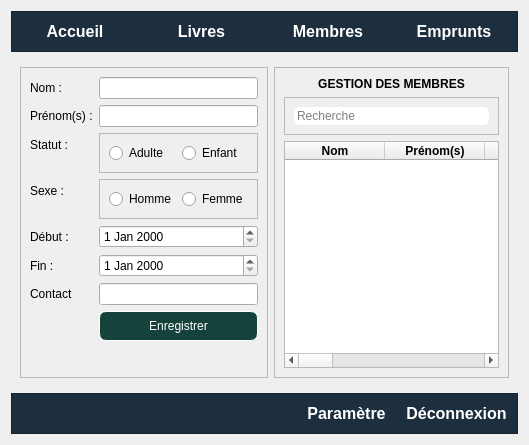
<?xml version="1.0" encoding="UTF-8"?>
<ui version="4.0">
 <class>App</class>
 <widget class="QWidget" name="App">
  <property name="geometry">
   <rect>
    <x>0</x>
    <y>0</y>
    <width>529</width>
    <height>445</height>
   </rect>
  </property>
  <property name="windowTitle">
   <string>Form</string>
  </property>
  <layout class="QVBoxLayout" name="verticalLayout">
   <item>
    <widget class="QFrame" name="frame">
     <property name="autoFillBackground">
      <bool>false</bool>
     </property>
     <property name="styleSheet">
      <string notr="true">QFrame{
	background-color: rgb(29, 46, 62);
}
QPushButton{
	padding: 10px 10px;
	border:none;
	color:white;
}
QPushButton:hover{
	background-color: rgb(45, 66, 75);
}
QPushButton:focus{
	background-color:#00CCDD;
}</string>
     </property>
     <property name="frameShape">
      <enum>QFrame::Shape::StyledPanel</enum>
     </property>
     <property name="frameShadow">
      <enum>QFrame::Shadow::Raised</enum>
     </property>
     <layout class="QHBoxLayout" name="horizontalLayout" stretch="0,0,0,0">
      <property name="spacing">
       <number>0</number>
      </property>
      <property name="leftMargin">
       <number>0</number>
      </property>
      <property name="topMargin">
       <number>0</number>
      </property>
      <property name="rightMargin">
       <number>0</number>
      </property>
      <property name="bottomMargin">
       <number>0</number>
      </property>
      <item>
       <widget class="QPushButton" name="btnAccueil">
        <property name="font">
         <font>
          <pointsize>12</pointsize>
          <bold>true</bold>
         </font>
        </property>
        <property name="cursor">
         <cursorShape>PointingHandCursor</cursorShape>
        </property>
        <property name="text">
         <string>Accueil</string>
        </property>
       </widget>
      </item>
      <item>
       <widget class="QPushButton" name="btnLivre">
        <property name="font">
         <font>
          <pointsize>12</pointsize>
          <bold>true</bold>
         </font>
        </property>
        <property name="cursor">
         <cursorShape>PointingHandCursor</cursorShape>
        </property>
        <property name="styleSheet">
         <string notr="true"/>
        </property>
        <property name="text">
         <string>Livres</string>
        </property>
       </widget>
      </item>
      <item>
       <widget class="QPushButton" name="btnMembre">
        <property name="font">
         <font>
          <pointsize>12</pointsize>
          <bold>true</bold>
         </font>
        </property>
        <property name="cursor">
         <cursorShape>PointingHandCursor</cursorShape>
        </property>
        <property name="text">
         <string>Membres</string>
        </property>
       </widget>
      </item>
      <item>
       <widget class="QPushButton" name="btnEmprunt">
        <property name="font">
         <font>
          <pointsize>12</pointsize>
          <bold>true</bold>
         </font>
        </property>
        <property name="cursor">
         <cursorShape>PointingHandCursor</cursorShape>
        </property>
        <property name="text">
         <string>Emprunts</string>
        </property>
       </widget>
      </item>
     </layout>
    </widget>
   </item>
   <item>
    <widget class="QStackedWidget" name="stackedWidget">
     <property name="currentIndex">
      <number>2</number>
     </property>
     <widget class="QWidget" name="pageAccueil">
      <layout class="QVBoxLayout" name="verticalLayout_6">
       <item>
        <widget class="QFrame" name="frame_9">
         <property name="frameShape">
          <enum>QFrame::Shape::StyledPanel</enum>
         </property>
         <property name="frameShadow">
          <enum>QFrame::Shadow::Raised</enum>
         </property>
         <layout class="QVBoxLayout" name="verticalLayout_7">
          <item>
           <widget class="QLabel" name="label_3">
            <property name="font">
             <font>
              <pointsize>12</pointsize>
              <bold>true</bold>
             </font>
            </property>
            <property name="text">
             <string>&quot;Tenin'Andriamanitra&quot;</string>
            </property>
           </widget>
          </item>
         </layout>
        </widget>
       </item>
       <item>
        <widget class="QCalendarWidget" name="calendarWidget"/>
       </item>
       <item>
        <widget class="QFrame" name="frame_10">
         <property name="frameShape">
          <enum>QFrame::Shape::StyledPanel</enum>
         </property>
         <property name="frameShadow">
          <enum>QFrame::Shadow::Raised</enum>
         </property>
         <layout class="QHBoxLayout" name="horizontalLayout_9">
          <item>
           <widget class="QPushButton" name="btnHistorique">
            <property name="text">
             <string>Historique des emprunts</string>
            </property>
           </widget>
          </item>
          <item>
           <widget class="QPushButton" name="btnFinance">
            <property name="text">
             <string>Etat financier</string>
            </property>
           </widget>
          </item>
         </layout>
        </widget>
       </item>
      </layout>
     </widget>
     <widget class="QWidget" name="pageLivre">
      <layout class="QVBoxLayout" name="verticalLayout_2">
       <item>
        <widget class="QLabel" name="label_12">
         <property name="font">
          <font>
           <bold>true</bold>
          </font>
         </property>
         <property name="text">
          <string>GESTION DES LIVRES</string>
         </property>
         <property name="alignment">
          <set>Qt::AlignmentFlag::AlignCenter</set>
         </property>
        </widget>
       </item>
       <item>
        <widget class="QFrame" name="frame_7">
         <property name="frameShape">
          <enum>QFrame::Shape::StyledPanel</enum>
         </property>
         <property name="frameShadow">
          <enum>QFrame::Shadow::Raised</enum>
         </property>
         <layout class="QHBoxLayout" name="horizontalLayout_7">
          <property name="spacing">
           <number>6</number>
          </property>
          <property name="leftMargin">
           <number>0</number>
          </property>
          <property name="topMargin">
           <number>0</number>
          </property>
          <property name="rightMargin">
           <number>0</number>
          </property>
          <property name="bottomMargin">
           <number>0</number>
          </property>
          <item>
           <widget class="QLineEdit" name="lineEditRecherche">
            <property name="styleSheet">
             <string notr="true">QLineEdit{
	border: 1px solid white;
	border-radius: 5px;
}

QLineEdit:focus{
	border: 1px solid black;
}</string>
            </property>
            <property name="placeholderText">
             <string>Recherche</string>
            </property>
           </widget>
          </item>
          <item>
           <widget class="QPushButton" name="btnRecherche">
            <property name="font">
             <font>
              <bold>false</bold>
             </font>
            </property>
            <property name="cursor">
             <cursorShape>PointingHandCursor</cursorShape>
            </property>
            <property name="mouseTracking">
             <bool>true</bool>
            </property>
            <property name="styleSheet">
             <string notr="true"/>
            </property>
            <property name="text">
             <string/>
            </property>
            <property name="icon">
             <iconset theme="QIcon::ThemeIcon::EditFind"/>
            </property>
           </widget>
          </item>
         </layout>
        </widget>
       </item>
       <item>
        <widget class="QFrame" name="frame_8">
         <property name="frameShape">
          <enum>QFrame::Shape::StyledPanel</enum>
         </property>
         <property name="frameShadow">
          <enum>QFrame::Shadow::Raised</enum>
         </property>
         <layout class="QHBoxLayout" name="horizontalLayout_8">
          <item>
           <widget class="QLabel" name="label">
            <property name="text">
             <string>Trier par armoire</string>
            </property>
           </widget>
          </item>
          <item>
           <widget class="QComboBox" name="comboBoxChoixArmoir"/>
          </item>
          <item>
           <widget class="QLabel" name="label_2">
            <property name="text">
             <string>Trier par genre :</string>
            </property>
           </widget>
          </item>
          <item>
           <widget class="QComboBox" name="comboBoxChoixGenre"/>
          </item>
         </layout>
        </widget>
       </item>
       <item>
        <widget class="QTableWidget" name="tableWidget">
         <property name="sizePolicy">
          <sizepolicy hsizetype="Expanding" vsizetype="Expanding">
           <horstretch>0</horstretch>
           <verstretch>0</verstretch>
          </sizepolicy>
         </property>
         <property name="sizeAdjustPolicy">
          <enum>QAbstractScrollArea::SizeAdjustPolicy::AdjustIgnored</enum>
         </property>
         <column>
          <property name="text">
           <string>Titre</string>
          </property>
          <property name="font">
           <font>
            <bold>true</bold>
           </font>
          </property>
         </column>
         <column>
          <property name="text">
           <string>Genre</string>
          </property>
          <property name="font">
           <font>
            <bold>true</bold>
           </font>
          </property>
         </column>
         <column>
          <property name="text">
           <string>Auteur</string>
          </property>
          <property name="font">
           <font>
            <bold>true</bold>
           </font>
          </property>
         </column>
         <column>
          <property name="text">
           <string>Maison d'édition</string>
          </property>
          <property name="font">
           <font>
            <bold>true</bold>
           </font>
          </property>
         </column>
         <column>
          <property name="text">
           <string>Propriétés</string>
          </property>
          <property name="font">
           <font>
            <bold>true</bold>
           </font>
          </property>
         </column>
         <column>
          <property name="text">
           <string>Quantité</string>
          </property>
          <property name="font">
           <font>
            <bold>true</bold>
           </font>
          </property>
         </column>
         <column>
          <property name="text">
           <string>Armoire</string>
          </property>
          <property name="font">
           <font>
            <bold>true</bold>
           </font>
          </property>
         </column>
        </widget>
       </item>
       <item>
        <widget class="QFrame" name="frame_2">
         <property name="frameShape">
          <enum>QFrame::Shape::StyledPanel</enum>
         </property>
         <property name="frameShadow">
          <enum>QFrame::Shadow::Raised</enum>
         </property>
         <layout class="QHBoxLayout" name="horizontalLayout_2">
          <property name="spacing">
           <number>0</number>
          </property>
          <property name="leftMargin">
           <number>0</number>
          </property>
          <property name="topMargin">
           <number>0</number>
          </property>
          <property name="rightMargin">
           <number>0</number>
          </property>
          <property name="bottomMargin">
           <number>0</number>
          </property>
          <item>
           <widget class="QPushButton" name="btnAjouterLivre">
            <property name="font">
             <font>
              <bold>true</bold>
             </font>
            </property>
            <property name="cursor">
             <cursorShape>PointingHandCursor</cursorShape>
            </property>
            <property name="styleSheet">
             <string notr="true">QPushButton{
	border: 1px solid white;
	border-radius: 7px;
	background-color: #16423C;
	color:white;
	padding: 7px;
}
QPushButton:hover{
	background-color: #6A9C89;
}</string>
            </property>
            <property name="text">
             <string>Nouveau</string>
            </property>
           </widget>
          </item>
          <item>
           <widget class="QPushButton" name="btnModifierLivre">
            <property name="font">
             <font>
              <bold>true</bold>
              <underline>false</underline>
             </font>
            </property>
            <property name="cursor">
             <cursorShape>PointingHandCursor</cursorShape>
            </property>
            <property name="mouseTracking">
             <bool>true</bool>
            </property>
            <property name="styleSheet">
             <string notr="true">QPushButton{
	border: 1px solid white;
	border-radius: 7px;
	background-color: #FFA823;
	color:white;
	padding: 7px;
}
QPushButton:hover{
	background-color: #FFD35A;
}</string>
            </property>
            <property name="text">
             <string>Modifier</string>
            </property>
           </widget>
          </item>
          <item>
           <widget class="QPushButton" name="btnSupprimerLivre">
            <property name="font">
             <font>
              <bold>true</bold>
             </font>
            </property>
            <property name="cursor">
             <cursorShape>PointingHandCursor</cursorShape>
            </property>
            <property name="styleSheet">
             <string notr="true">QPushButton{
	border: 1px solid white;
	border-radius: 7px;
	background-color: #821131;
	color:white;
	padding: 7px;
}
QPushButton:hover{
	background-color: #C7253E;
}</string>
            </property>
            <property name="text">
             <string>Supprimer</string>
            </property>
           </widget>
          </item>
          <item>
           <spacer name="horizontalSpacer">
            <property name="orientation">
             <enum>Qt::Orientation::Horizontal</enum>
            </property>
            <property name="sizeHint" stdset="0">
             <size>
              <width>40</width>
              <height>20</height>
             </size>
            </property>
           </spacer>
          </item>
          <item>
           <widget class="QPushButton" name="btnImporter">
            <property name="font">
             <font>
              <italic>false</italic>
              <bold>true</bold>
             </font>
            </property>
            <property name="cursor">
             <cursorShape>PointingHandCursor</cursorShape>
            </property>
            <property name="styleSheet">
             <string notr="true">QPushButton{
	border: 1px solid white;
	border-radius: 7px;
	background-color: #03346E;
	color:white;
	padding: 7px;
}
QPushButton:hover{
	background-color: #6EACDA;
}</string>
            </property>
            <property name="text">
             <string>Importer</string>
            </property>
           </widget>
          </item>
         </layout>
        </widget>
       </item>
      </layout>
     </widget>
     <widget class="QWidget" name="pageMembre">
      <layout class="QHBoxLayout" name="horizontalLayout_4" stretch="0,8">
       <item>
        <widget class="QFrame" name="frame_4">
         <property name="frameShape">
          <enum>QFrame::Shape::StyledPanel</enum>
         </property>
         <property name="frameShadow">
          <enum>QFrame::Shadow::Raised</enum>
         </property>
         <layout class="QFormLayout" name="formLayout">
          <item row="2" column="0">
           <widget class="QLabel" name="label_4">
            <property name="text">
             <string>Nom :</string>
            </property>
           </widget>
          </item>
          <item row="2" column="1">
           <widget class="QLineEdit" name="lineEditNom"/>
          </item>
          <item row="3" column="0">
           <widget class="QLabel" name="label_5">
            <property name="text">
             <string>Prénom(s) :</string>
            </property>
           </widget>
          </item>
          <item row="3" column="1">
           <widget class="QLineEdit" name="lineEditPrenoms"/>
          </item>
          <item row="4" column="0">
           <widget class="QLabel" name="label_6">
            <property name="text">
             <string>Statut :</string>
            </property>
           </widget>
          </item>
          <item row="4" column="1">
           <widget class="QFrame" name="frame_11">
            <property name="frameShape">
             <enum>QFrame::Shape::StyledPanel</enum>
            </property>
            <property name="frameShadow">
             <enum>QFrame::Shadow::Raised</enum>
            </property>
            <layout class="QHBoxLayout" name="horizontalLayout_6">
             <item>
              <widget class="QRadioButton" name="radioAdulte">
               <property name="cursor">
                <cursorShape>PointingHandCursor</cursorShape>
               </property>
               <property name="text">
                <string>Adulte</string>
               </property>
              </widget>
             </item>
             <item>
              <widget class="QRadioButton" name="radioEnfant">
               <property name="cursor">
                <cursorShape>PointingHandCursor</cursorShape>
               </property>
               <property name="text">
                <string>Enfant</string>
               </property>
              </widget>
             </item>
            </layout>
           </widget>
          </item>
          <item row="5" column="0">
           <widget class="QLabel" name="label_8">
            <property name="text">
             <string>Sexe :</string>
            </property>
           </widget>
          </item>
          <item row="5" column="1">
           <widget class="QFrame" name="frame_6">
            <property name="frameShape">
             <enum>QFrame::Shape::StyledPanel</enum>
            </property>
            <property name="frameShadow">
             <enum>QFrame::Shadow::Raised</enum>
            </property>
            <layout class="QHBoxLayout" name="horizontalLayout_5">
             <item>
              <widget class="QRadioButton" name="radioSexeHomme">
               <property name="cursor">
                <cursorShape>PointingHandCursor</cursorShape>
               </property>
               <property name="text">
                <string>Homme</string>
               </property>
              </widget>
             </item>
             <item>
              <widget class="QRadioButton" name="radioSexeFemme">
               <property name="cursor">
                <cursorShape>PointingHandCursor</cursorShape>
               </property>
               <property name="text">
                <string>Femme</string>
               </property>
              </widget>
             </item>
            </layout>
           </widget>
          </item>
          <item row="6" column="0">
           <widget class="QLabel" name="label_9">
            <property name="text">
             <string>Début :</string>
            </property>
           </widget>
          </item>
          <item row="7" column="0">
           <widget class="QLabel" name="label_10">
            <property name="text">
             <string>Fin :</string>
            </property>
           </widget>
          </item>
          <item row="12" column="0">
           <widget class="QLabel" name="label_7">
            <property name="text">
             <string/>
            </property>
           </widget>
          </item>
          <item row="12" column="1">
           <widget class="QPushButton" name="btnEnregistrerMembre">
            <property name="cursor">
             <cursorShape>PointingHandCursor</cursorShape>
            </property>
            <property name="styleSheet">
             <string notr="true">QPushButton{
	border: 1px solid white;
	border-radius: 7px;
	background-color: #16423C;
	color:white;
	padding: 7px;
}
QPushButton:hover{
	background-color: #6A9C89;
}</string>
            </property>
            <property name="text">
             <string>Enregistrer</string>
            </property>
           </widget>
          </item>
          <item row="9" column="1">
           <widget class="QLineEdit" name="lineEditContact"/>
          </item>
          <item row="9" column="0">
           <widget class="QLabel" name="label_13">
            <property name="text">
             <string>Contact</string>
            </property>
           </widget>
          </item>
          <item row="6" column="1">
           <widget class="QDateEdit" name="dateTimeEditDebut"/>
          </item>
          <item row="7" column="1">
           <widget class="QDateEdit" name="dateTimeEditFin"/>
          </item>
         </layout>
        </widget>
       </item>
       <item>
        <widget class="QFrame" name="frame_5">
         <property name="frameShape">
          <enum>QFrame::Shape::StyledPanel</enum>
         </property>
         <property name="frameShadow">
          <enum>QFrame::Shadow::Raised</enum>
         </property>
         <layout class="QVBoxLayout" name="verticalLayout_3">
          <item>
           <widget class="QLabel" name="label_11">
            <property name="font">
             <font>
              <bold>true</bold>
              <underline>false</underline>
             </font>
            </property>
            <property name="text">
             <string>GESTION DES MEMBRES</string>
            </property>
            <property name="alignment">
             <set>Qt::AlignmentFlag::AlignCenter</set>
            </property>
           </widget>
          </item>
          <item>
           <widget class="QFrame" name="frame_12">
            <property name="frameShape">
             <enum>QFrame::Shape::StyledPanel</enum>
            </property>
            <property name="frameShadow">
             <enum>QFrame::Shadow::Raised</enum>
            </property>
            <layout class="QHBoxLayout" name="horizontalLayout_10">
             <item>
              <widget class="QLineEdit" name="lineRecherche">
               <property name="styleSheet">
                <string notr="true">QLineEdit{
	border: 1px solid white;
	border-radius: 5px;
}

QLineEdit:focus{
	border: 1px solid black;
}</string>
               </property>
               <property name="placeholderText">
                <string>Recherche</string>
               </property>
              </widget>
             </item>
            </layout>
           </widget>
          </item>
          <item>
           <widget class="QTableWidget" name="tableWidget_2">
            <column>
             <property name="text">
              <string>Nom</string>
             </property>
             <property name="font">
              <font>
               <bold>true</bold>
              </font>
             </property>
            </column>
            <column>
             <property name="text">
              <string>Prénom(s)</string>
             </property>
             <property name="font">
              <font>
               <bold>true</bold>
              </font>
             </property>
            </column>
            <column>
             <property name="text">
              <string>Statut</string>
             </property>
             <property name="font">
              <font>
               <bold>true</bold>
              </font>
             </property>
            </column>
            <column>
             <property name="text">
              <string>Sexe</string>
             </property>
             <property name="font">
              <font>
               <bold>true</bold>
              </font>
             </property>
            </column>
            <column>
             <property name="text">
              <string>Début</string>
             </property>
             <property name="font">
              <font>
               <bold>true</bold>
              </font>
             </property>
            </column>
            <column>
             <property name="text">
              <string>Fin</string>
             </property>
             <property name="font">
              <font>
               <bold>true</bold>
              </font>
             </property>
            </column>
            <column>
             <property name="text">
              <string>Contact</string>
             </property>
             <property name="font">
              <font>
               <bold>true</bold>
              </font>
             </property>
            </column>
            <column>
             <property name="text">
              <string>Validité</string>
             </property>
             <property name="font">
              <font>
               <bold>true</bold>
              </font>
             </property>
            </column>
            <column>
             <property name="text">
              <string>Montant</string>
             </property>
             <property name="font">
              <font>
               <bold>true</bold>
              </font>
             </property>
            </column>
            <column>
             <property name="text">
              <string/>
             </property>
            </column>
            <column>
             <property name="text">
              <string/>
             </property>
            </column>
           </widget>
          </item>
         </layout>
        </widget>
       </item>
      </layout>
     </widget>
     <widget class="QWidget" name="pageEmprunt">
      <layout class="QHBoxLayout" name="horizontalLayout_11" stretch="0,6">
       <item>
        <widget class="QFrame" name="frame_13">
         <property name="frameShape">
          <enum>QFrame::Shape::StyledPanel</enum>
         </property>
         <property name="frameShadow">
          <enum>QFrame::Shadow::Raised</enum>
         </property>
         <layout class="QFormLayout" name="formLayout_2">
          <item row="1" column="0">
           <widget class="QLabel" name="label_14">
            <property name="text">
             <string>Membres</string>
            </property>
           </widget>
          </item>
          <item row="1" column="1">
           <widget class="QComboBox" name="comboBoxMembres"/>
          </item>
          <item row="4" column="0">
           <widget class="QLabel" name="label_15">
            <property name="text">
             <string>Livres</string>
            </property>
           </widget>
          </item>
          <item row="4" column="1">
           <widget class="QComboBox" name="comboBoxLivres"/>
          </item>
          <item row="5" column="0">
           <widget class="QLabel" name="label_16">
            <property name="text">
             <string>Début de l'emprunt</string>
            </property>
           </widget>
          </item>
          <item row="6" column="0">
           <widget class="QLabel" name="label_17">
            <property name="text">
             <string>Fin de l'emprunt</string>
            </property>
           </widget>
          </item>
          <item row="5" column="1">
           <widget class="QDateEdit" name="dateEditDebut"/>
          </item>
          <item row="6" column="1">
           <widget class="QDateEdit" name="dateEditFin"/>
          </item>
          <item row="7" column="1">
           <widget class="QPushButton" name="btnEnregistrerEmprunt">
            <property name="cursor">
             <cursorShape>PointingHandCursor</cursorShape>
            </property>
            <property name="styleSheet">
             <string notr="true">QPushButton{
	border: 1px solid white;
	border-radius: 7px;
	background-color: #16423C;
	color:white;
	padding: 7px;
}
QPushButton:hover{
	background-color: #6A9C89;
}</string>
            </property>
            <property name="text">
             <string>Enregistrer</string>
            </property>
           </widget>
          </item>
          <item row="0" column="1">
           <widget class="QLineEdit" name="lineEditRechercheMembres">
            <property name="styleSheet">
             <string notr="true">QLineEdit{
	border: 1px solid white;
	border-radius: 5px;
}

QLineEdit:focus{
	border: 1px solid black;
}</string>
            </property>
            <property name="placeholderText">
             <string>Membres</string>
            </property>
           </widget>
          </item>
          <item row="3" column="1">
           <widget class="QLineEdit" name="lineEditRechercheLivres">
            <property name="styleSheet">
             <string notr="true">QLineEdit{
	border: 1px solid white;
	border-radius: 5px;
}

QLineEdit:focus{
	border: 1px solid black;
}</string>
            </property>
            <property name="placeholderText">
             <string>Livres</string>
            </property>
           </widget>
          </item>
         </layout>
        </widget>
       </item>
       <item>
        <widget class="QFrame" name="frame_14">
         <property name="frameShape">
          <enum>QFrame::Shape::StyledPanel</enum>
         </property>
         <property name="frameShadow">
          <enum>QFrame::Shadow::Raised</enum>
         </property>
         <layout class="QVBoxLayout" name="verticalLayout_4">
          <item>
           <widget class="QLabel" name="label_18">
            <property name="font">
             <font>
              <bold>true</bold>
             </font>
            </property>
            <property name="text">
             <string>GESTION DES EMPRUNTS</string>
            </property>
            <property name="alignment">
             <set>Qt::AlignmentFlag::AlignCenter</set>
            </property>
           </widget>
          </item>
          <item>
           <widget class="QLineEdit" name="lineEditRechercheEmprunt">
            <property name="styleSheet">
             <string notr="true">QLineEdit{
	border: 1px solid white;
	border-radius: 5px;
}

QLineEdit:focus{
	border: 1px solid black;
}</string>
            </property>
            <property name="placeholderText">
             <string>Recherche</string>
            </property>
           </widget>
          </item>
          <item>
           <widget class="QTableWidget" name="tableWidget_3">
            <column>
             <property name="text">
              <string>Id de l'emprunt</string>
             </property>
             <property name="font">
              <font>
               <bold>true</bold>
              </font>
             </property>
            </column>
            <column>
             <property name="text">
              <string>Livre</string>
             </property>
             <property name="font">
              <font>
               <bold>true</bold>
              </font>
             </property>
            </column>
            <column>
             <property name="text">
              <string>Début</string>
             </property>
             <property name="font">
              <font>
               <bold>true</bold>
              </font>
             </property>
            </column>
            <column>
             <property name="text">
              <string>Fin</string>
             </property>
             <property name="font">
              <font>
               <bold>true</bold>
              </font>
             </property>
            </column>
            <column>
             <property name="text">
              <string>Emprunteur</string>
             </property>
             <property name="font">
              <font>
               <bold>true</bold>
              </font>
             </property>
            </column>
            <column>
             <property name="text">
              <string>Validité</string>
             </property>
             <property name="font">
              <font>
               <bold>true</bold>
              </font>
             </property>
            </column>
            <column>
             <property name="text">
              <string/>
             </property>
            </column>
           </widget>
          </item>
         </layout>
        </widget>
       </item>
      </layout>
     </widget>
    </widget>
   </item>
   <item>
    <widget class="QFrame" name="frame_3">
     <property name="styleSheet">
      <string notr="true">QFrame{
	background-color: rgb(29, 46, 62);
}
QPushButton{
	padding: 10px 10px;
	border:none;
	color:white;
}
QPushButton:hover{
	background-color: rgb(45, 66, 75);
}
QPushButton:focus{
	background-color:#00CCDD;
}</string>
     </property>
     <property name="frameShape">
      <enum>QFrame::Shape::StyledPanel</enum>
     </property>
     <property name="frameShadow">
      <enum>QFrame::Shadow::Raised</enum>
     </property>
     <layout class="QHBoxLayout" name="horizontalLayout_3">
      <property name="spacing">
       <number>0</number>
      </property>
      <property name="leftMargin">
       <number>0</number>
      </property>
      <property name="topMargin">
       <number>0</number>
      </property>
      <property name="rightMargin">
       <number>0</number>
      </property>
      <property name="bottomMargin">
       <number>0</number>
      </property>
      <item>
       <spacer name="horizontalSpacer_2">
        <property name="orientation">
         <enum>Qt::Orientation::Horizontal</enum>
        </property>
        <property name="sizeHint" stdset="0">
         <size>
          <width>40</width>
          <height>20</height>
         </size>
        </property>
       </spacer>
      </item>
      <item>
       <widget class="QPushButton" name="btnParametre">
        <property name="font">
         <font>
          <pointsize>12</pointsize>
          <bold>true</bold>
         </font>
        </property>
        <property name="cursor">
         <cursorShape>PointingHandCursor</cursorShape>
        </property>
        <property name="text">
         <string>Paramètre</string>
        </property>
       </widget>
      </item>
      <item>
       <widget class="QPushButton" name="btnDeconnexion">
        <property name="font">
         <font>
          <pointsize>12</pointsize>
          <bold>true</bold>
         </font>
        </property>
        <property name="cursor">
         <cursorShape>PointingHandCursor</cursorShape>
        </property>
        <property name="text">
         <string>Déconnexion</string>
        </property>
       </widget>
      </item>
     </layout>
    </widget>
   </item>
  </layout>
 </widget>
 <resources/>
 <connections/>
</ui>
